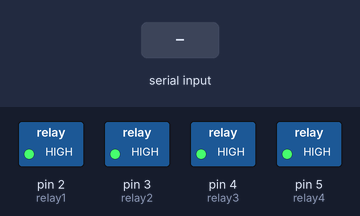
The sketch below on a simulated Arduino Uno, built with avr-gcc and run on an emulated ATmega328P. Shown: switched loads named in the sketch (green lamp = pin HIGH). The test bench sets the inputs (shaded band).

Above: at 1.2 s.
1.3 s: "*turn on LEDs" received over Serial
At 2.4 s:
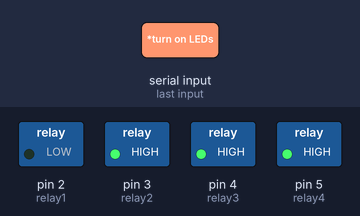
2.9 s: "*turn on FAN" received over Serial
At 3.3 s:
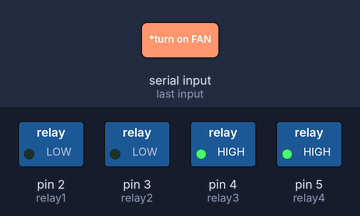
4.5 s: "*turn on Charger" received over Serial
At 5.8 s:
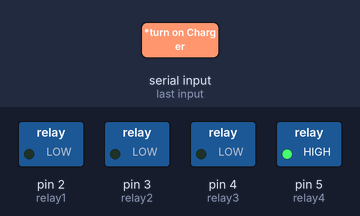
6.1 s: "*turn on BUZZER" received over Serial
At 6.8 s:
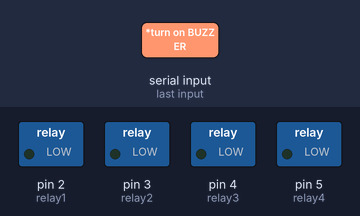
7.7 s: "*turn off light" received over Serial
At 9.0 s:
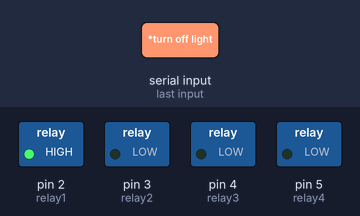
9.3 s: "*turn off LED" received over Serial
At 9.7 s:
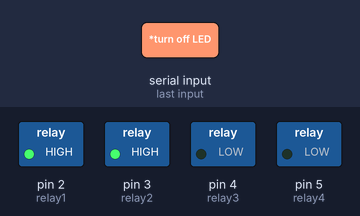
Timing chart, 0 to 11.9 s (numbered marks = the images above; inputs shaded):
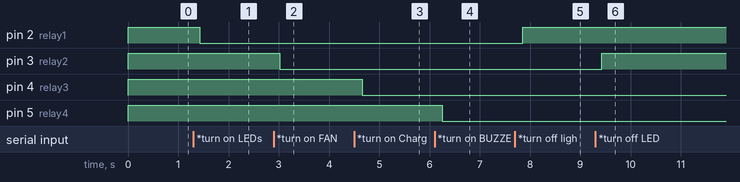

Measured:
- after the input at 1.3 s, pin 2 (relay1): HIGH → LOW after 0.13 s
- after the input at 2.9 s, pin 3 (relay2): HIGH → LOW after 0.12 s
- after the input at 4.5 s, pin 4 (relay3): HIGH → LOW after 0.16 s
- after the input at 6.1 s, pin 5 (relay4): HIGH → LOW after 0.15 s
- after the input at 7.7 s, pin 2 (relay1): LOW → HIGH after 0.15 s
- after the input at 9.3 s, pin 3 (relay2): LOW → HIGH after 0.13 s

The sketch:

Home_Automation.ino
```cpp
#define relay1 2
#define relay2 3
#define relay3 4
#define relay4 5
String voice;

void setup()
{
  Serial.begin(9600);            //Baud Rate
  pinMode(relay1, OUTPUT);       //LEDs
  pinMode(relay2, OUTPUT);       //FAN
  pinMode(relay3, OUTPUT);       //Charger
  pinMode(relay4, OUTPUT);       //Buzzer
  digitalWrite(relay1, HIGH);     //Switch relay1 off
  digitalWrite(relay2, HIGH);     //Swtich relay2 off
  digitalWrite(relay3, HIGH);     //Switch relay3 off
  digitalWrite(relay4, HIGH);     //Swtich relay4 off
}

void loop()
{
  while (Serial.available()){
     delay(10);
    char c = Serial.read();
    if (c == '#') {break;} //Exit the loop when the # is detected after the word
    voice += c;
  }
  if (voice.length() > 0)
  {
    if(voice == "*turn on LEDs"){
      digitalWrite(relay1, LOW);
      }
    else if(voice == "*turn on FAN"){
      digitalWrite(relay2, LOW);
      }
    else if(voice == "*turn on Charger") {
      digitalWrite(relay3, LOW);
    }
    else if(voice == "*turn on BUZZER") {
      digitalWrite(relay4, LOW);
    }


    else if(voice == "*turn off light") {
      digitalWrite(relay1, HIGH);
    }
    else if(voice == "*turn off LED") {
      digitalWrite(relay2, HIGH);
    }
    else if(voice == "*turn off buzzer") {
      digitalWrite(relay3, HIGH);
    }
    else if(voice == "*turn off fan") {
      digitalWrite(relay4, HIGH);
    }
    else if(voice == "*turn all devices off") {
      switchalloff();
    }

  voice="";
  }
}
void switchalloff()
{
  digitalWrite(relay1, HIGH);
  digitalWrite(relay2, HIGH);
  digitalWrite(relay3, HIGH);
  digitalWrite(relay4, HIGH);
}
```
